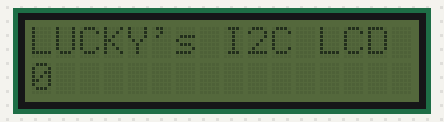
A sketch run on a simulated Arduino Uno, built with avr-gcc and run on an emulated ATmega328P. Parts: 16×2 character LCD.

Above: at 0.1 s.
At 1.1 s:
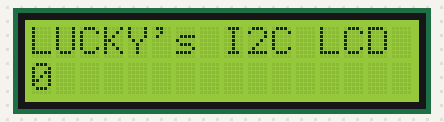

The sketch:

LCD_I2c_Test_2.ino
```cpp
#include <Wire.h>
#include <LiquidCrystal_I2C.h>

LiquidCrystal_I2C lcd(0x38,16,2);  // set the LCD address to 0x20 for a 16 chars and 2 line display

void setup()
{
lcd.init();                      // initialize the lcd
lcd.setBacklight(HIGH);
lcd.home (); // go home

 lcd.print("LUCKY's I2C LCD");
}

void loop()
{
  int n;
 // Backlight on/off every 3 seconds
 lcd.setCursor (0,1); // go to start of 2nd line
 lcd.print(n++,DEC);
 lcd.setBacklight(LOW);      // Backlight off
 delay(1000);
 lcd.setBacklight(HIGH);     // Backlight on
 delay(1000);
}
```

Measured:
- what the display in image 1 shows lasts 1.0 s, from 1.1 s to 2.1 s
